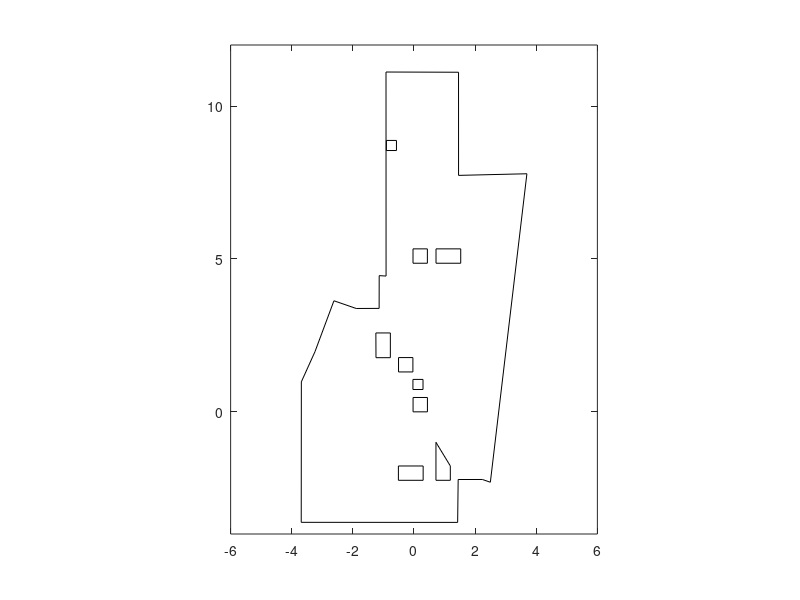
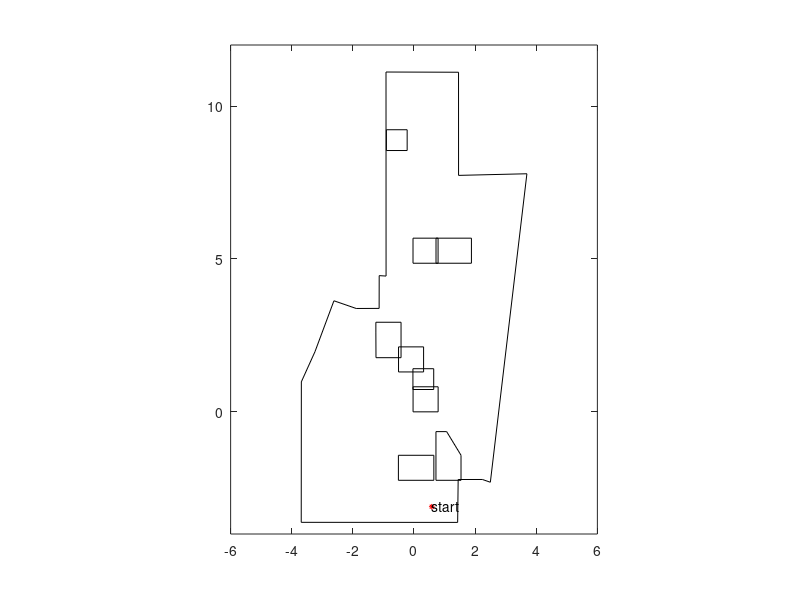

These charts were generated, in order, by the following MATLAB code: (Note: this script raises an error after producing the figures.)
function hw4()

    global coordinates
    global dimension
    
    fileID = fopen('hw4_world_and_obstacles_convex_test.txt','r');
    formatSpec = '%f';
    coor_list = fscanf(fileID,formatSpec);
    N = coor_list(1);
    idx = 2;
    dimension = zeros(1, N)
    coordinates = zeros(20, 2*N);
    point_list_x = [];
    point_list_y = [];
    total_count = 0;
    for n = 1:N
        m = coor_list(idx);     % Dimension of Obstacle i
        dimension(n) = m;
        for i = 1:m
            idx = idx + 1;
            coordinates(i, 1 + (n-1)*2) = coor_list(idx);
            idx = idx + 1;
            coordinates(i, 2 * n) = coor_list(idx);
        end
        idx = idx + 1;
    end
    
    % Before grow the obstacle
    figure(1);
    for i = 1:N
        x = coordinates(1:dimension(i), 2*i-1);
        y = coordinates(1:dimension(i), 2*i);
        plot(x,y,'k');
        hold on;
        plot([x(end), x(1)], [y(end), y(1)], 'k');
        hold on;
    end
     axis([-6 6 -4 12]);
     axis equal;
     

 
    figure(2);
    % Draw the surroundings
    x = coordinates(1:dimension(1), 1);
    y = coordinates(1:dimension(1), 2);
    plot(x,y,'k');
    hold on;
    plot([x(end), x(1)], [y(end), y(1)], 'k');
    hold on;

     M = N -1;
     obs_dim = dimension(2:end);
     obs = coordinates(1:end,3:end);
     robot = [0,0;-0.35,0;-0.35,-0.35;0,-0.35];
     [Gobs,Gdim] = Obj_grow(obs,M,obs_dim,robot);
     for i = 1:M
        x = Gobs(1:Gdim(i),2*i-1);
        y = Gobs(1:Gdim(i),2*i);
        k{i} = convhull(x,y);
        coor_x{i} = x(k{i});
        coor_y{i} = y(k{i});
        [xG{i},yG{i},dimG(i)] = removeP(coor_x{i},coor_y{i});
        plot(xG{i},yG{i},'k')
        hold on;
        plot([xG{i}(end), xG{i}(1)], [yG{i}(end), yG{i}(1)], 'k');
        hold on;        
%        plot(coor_x{i},coor_y{i},'r*');
%        plot(xG{i},yG{i},'b*')
        hold on;
     end
     axis([-6 6 -4 12]);
     axis equal;
     

     
     

    fileID = fopen('hw4_start_goal.txt','r');
    formatSpec = '%f';
    start_end = fscanf(fileID,formatSpec);
    start_point = [start_end(1), start_end(2)];
    end_point = [start_end(3), start_end(4)];
    plot(start_point(1), start_point(2),'*', 'MarkerEdgeColor','r', 'MarkerSize', 4);
    txt = text(start_point(1), start_point(2),'start');
    txt.VerticalAlignment = 'top';
    hold on;
    plot(end_point(1), end_point(2), '*', 'MarkerEdgeColor','b', 'MarkerSize', 4);
    txt = text(end_point(1), end_point(2),'goal');
    txt.VerticalAlignment = 'top';
    axis equal;
    axis([-6 6 -4 12]);
    camroll(90)


end

% N is the number of obstacle,obs_dim is array contains the dimension of
% each obstacle; obs and rob are vertices matrix
function [Gobs,Gdim] = Obj_grow(obs,N,obs_dim,rob)
% The vertice with coordinate (0,0) is the reference point
    rob_dim = length(rob);
    Gdim = obs_dim;
    Gobs = obs;
    rob = -rob;         % Flip
    for i = 1:N
        row = obs_dim(i)+1;
        for j = 1:obs_dim(i)
            for k = 2:rob_dim
                Gobs(row,2*i-1) = Gobs(j,2*i-1) + rob(k,1);
                Gobs(row,2*i) = Gobs(j,2*i) + rob(k,2);
                row = row+1;
                Gdim(i) = Gdim(i)+1;
            end
        end
    end
end

function [Rx,Ry,j] = removeP(x,y)
    dim = length(x);
    j = 1;
 %   Rx(1) = x(1); Ry(1) = y(1);
    vec_SS = [x(2)-x(1),y(2)-y(1)];
    vec_S = vec_SS;
    S = 1;
    for i = 2:dim
        vec = [x(i)-x(S),y(i)-y(S)];
        cosin = dot(vec,vec_S)/(norm(vec)*norm(vec_S));
        if(cosin == 1)
            continue;
        else
            Rx(j) = x(i-1);Ry(j) = y(i-1)
            j = j+1;
            S = i-1;
            vec_S = [x(i)-x(S),y(i)-y(S)];
        end
    end
    cosin = dot(vec_S,vec_SS)/(norm(vec_S)*norm(vec_SS));
    if cosin ~= 1
        Rx(j) = x(1);Ry(j) = y(1);
        j = j+1;
    end
    j = j-1;    
end


